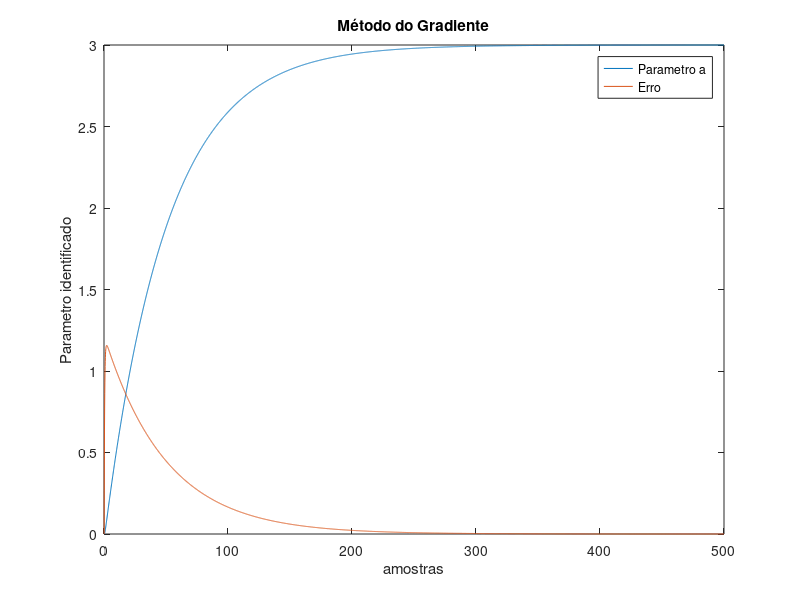

MATLAB code for this plot:
%script adaptado de https://edisciplinas.usp.br/course/view.php?id=81578#section-1 #

close all
clear all

%para uso no octave necessário linha abaixo
pkg load control;

%%%%%%%%%%%%%%%%%%%%%%%%%%%
% dados de simulacao
% y/u = a/(s+2)
%%%%%%%%%%%%%%%%%%%%%%%%%%%

%Sistema
a     = 3;
num   = a;
den   = [1 2];
ftx   = tf(num,den);

%Dados para simulacao
N     = 500;
dt    = 0.1;
T     = 0:dt:N;
size(T)
u     = ones(1,N/dt+1);

%Simula o sistema para a entrada u degrau unitario
[y,T] = lsim(ftx,u,T);

%%%%%%%%%%%%%%%%%%%%%%%%%%%%%%%%%%%%%%%%%%%%%%%%%%%%
% algoritmo do gradiente para identificar parametros
%%%%%%%%%%%%%%%%%%%%%%%%%%%%%%%%%%%%%%%%%%%%%%%%%%%%

theta(1)     = 0;
erro(1)     = 0;

%Simulação para obter o regressor \phi
ftx1        = tf(1,den);
[phi,T]     = lsim(ftx1,u,T);
gama        = .1;
z = y;

for k = 1:N/dt
    ns2 = phi(k)'*phi(k);
    m2 = 1 + ns2;
    erro(k+1) = (z(k) - theta(k)*phi(k))/m2;
    theta(k+1) = theta(k) + gama*dt*erro(k+1)*phi(k);
end

figure(1)
plot(T,theta)
hold on
plot(T, erro)
legend('Parametro a','Erro')
xlabel('amostras')
ylabel('Parametro identificado')
title('Método do Gradiente')

